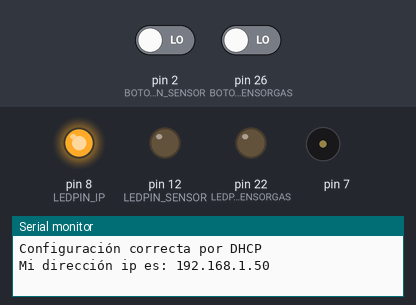
Recording of a sketch running on a simulated Arduino Mega 2560, built with avr-gcc and run on an emulated ATmega2560. On the bench: output pins drawn as LEDs (lit = HIGH), buzzer (waves = sounding), the last lines printed to the serial monitor. Inputs (shaded band) come from the test bench; at power-on: pin 2 (BOTONPIN_SENSOR) LOW, pin 26 (BOTONPIN_SENSORGAS) LOW. WiFi joins after 1.5 s; servers stay silent unless stated; uploads are accepted with an empty reply.

Above: at 4.9 s.
5.0 s: pin 2 (BOTONPIN_SENSOR) driven HIGH
At 7.3 s:
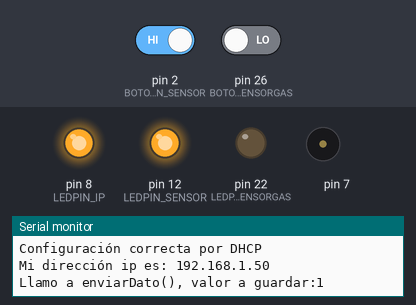
8.0 s: pin 26 (BOTONPIN_SENSORGAS) driven HIGH
At 10.8 s:
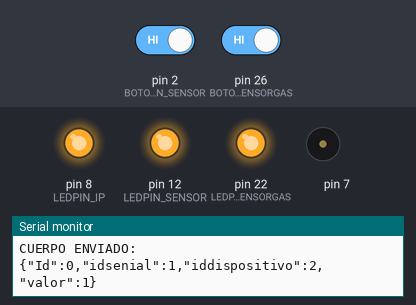
11.0 s: pin 2 (BOTONPIN_SENSOR) driven LOW
At 13.8 s:
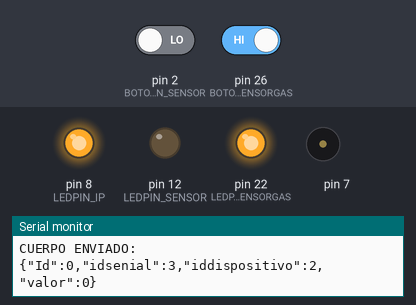
14.0 s: pin 26 (BOTONPIN_SENSORGAS) driven LOW
At 16.6 s:
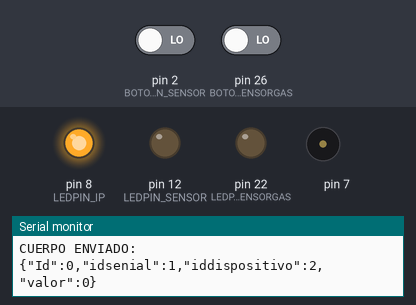
Timing chart, 0 to 18.0 s (numbered marks = the images above; inputs shaded):
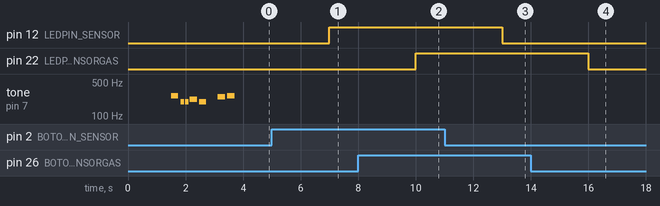

The sketch:

version1.ino
```cpp
#include <Ethernet.h>
#include <SPI.h>

#include "pitches.h"
int melody[] = {
  NOTE_C4, NOTE_G3, NOTE_G3, NOTE_A3, NOTE_G3, 0, NOTE_B3, NOTE_C4
};

// note durations: 4 = quarter note, 8 = eighth note, etc.:
int noteDurations[] = {
  4, 8, 8, 4, 4, 4, 4, 4
};

byte mac[] = { 0x00, 0xAA, 0xBB, 0xCC, 0xDE, 0x01 }; // RESERVED MAC ADDRESS
  byte ip[] = { 192, 168, 1, 111 };
  byte gateway[] = { 192, 168, 1, 1 };
  byte subnet[] = { 255, 255, 255, 0 };


EthernetClient client;

const int LEDPIN_IP = 8; // LED DE DHCP
const int LEDPIN_SENSOR = 12; // LED DE BOTON
const int LEDPIN_SENSORGAS = 22; // LED DE BOTON
const int BOTONPIN_SENSOR = 2;
const int BOTONPIN_SENSORGAS = 26;

int buttonState = 0;
int buttonStateGas = 0;
int ultimoEstado=0;
int ultimoEstadoGas=0;

String data;

void setup() {

  pinMode(LEDPIN_IP, OUTPUT);
  pinMode(LEDPIN_SENSOR, OUTPUT);
  pinMode(BOTONPIN_SENSOR, INPUT);
  pinMode(LEDPIN_SENSORGAS, OUTPUT);
  pinMode(BOTONPIN_SENSORGAS, INPUT);
   pinMode(7, OUTPUT);
	Serial.begin(115200);
 //   Ethernet.begin(mac,ip,gateway,gateway,subnet);
  	if (   Ethernet.begin(mac) == 0) {
		Serial.println("Fallo la configuración por DHCP");
	}
 else{

    Serial.println("Configuración correcta por DHCP");
    imprimirIP();
    musica();
    digitalWrite(LEDPIN_IP, HIGH);
  }

	client.setTimeout(10000);

}

void loop(){
   buttonState = digitalRead(BOTONPIN_SENSOR);
	 if (buttonState != ultimoEstado) {
    delay(2000);
      buttonState = digitalRead(BOTONPIN_SENSOR);
       if (buttonState != ultimoEstado) {
            if(buttonState == 1){
             ultimoEstado=1;
             digitalWrite(LEDPIN_SENSOR, HIGH);
             enviarDato("1","3");
            } else {
             ultimoEstado=0;
             digitalWrite(LEDPIN_SENSOR, LOW);
             enviarDato("0","3");
            }
       }
    }

      buttonStateGas = digitalRead(BOTONPIN_SENSORGAS);
   if (buttonStateGas != ultimoEstadoGas) {
    delay(2000);
      buttonStateGas = digitalRead(BOTONPIN_SENSORGAS);
       if (buttonStateGas != ultimoEstadoGas) {
            if(buttonStateGas == 1){
             ultimoEstadoGas=1;
             digitalWrite(LEDPIN_SENSORGAS, HIGH);

             enviarDato("1","1");
            } else {
             ultimoEstadoGas=0;
             digitalWrite(LEDPIN_SENSORGAS, LOW);

             enviarDato("0","1");
            }
       }
    }


}

void imprimirIP()
{
  Serial.print("Mi dirección ip es: ");
  for (byte thisByte = 0; thisByte < 4; thisByte++) {
    // print the value of each byte of the IP address:
    Serial.print(Ethernet.localIP()[thisByte], DEC);
    if(thisByte != 3) { Serial.print(".");}
  }

  Serial.println();
}

void enviarDato(String parametroValor, String parametroSenal){
Serial.print("Llamo a enviarDato(), valor a guardar:");
Serial.println(parametroValor);

//if ((parametro == "1" && digitalRead(BOTONPIN_SENSOR) == 0) || (parametro == "0" && digitalRead(BOTONPIN_SENSOR) == 1) ){
//  Serial.println("El evento no se mantuvo por al menos 2 segundos, no se enviará al servidor");
//  return;
//  }
// data = "{\"Id_Arduino\":234,\"Id_Senal\":2,\"N_Valor\":"+parametro+"}";
data="{";
data+="\"Id\":0,";
data+="\"idsenial\":"+parametroSenal+",";
data+="\"iddispositivo\":2,";
data+="\"valor\":"+parametroValor;
data+="}";


   if (client.connected()) {
    client.stop();  // DISCONNECT FROM THE SERVER
  }
if (client.connect("proyectofinal2018.ddns.net",8080)) { // REPLACE WITH YOUR SERVER ADDRESS

    client.println("POST /api/Eventos HTTP/1.1");
    client.println("HOST: proyectofinal2018.ddns.net"); // SERVER ADDRESS HERE TOO
    client.println("Content-Type: application/json");
    //client.println("Cache-Control: no-cache");

    client.print("Content-Length: ");
    client.println(data.length());
    client.println();
    client.println(data);
    client.println();
    delay(100);
    Serial.println("Conexión con server exitosa");
    Serial.println("CUERPO ENVIADO:");
    Serial.println(data);
  }
  else{
     Serial.println("Fallo la conexión con el servidor");
    }
  if (client.connected()) {
    client.stop();  // DISCONNECT FROM THE SERVER
  }
}

void musica(){
    for (int thisNote = 0; thisNote < 8; thisNote++) {

    // to calculate the note duration, take one second divided by the note type.
    //e.g. quarter note = 1000 / 4, eighth note = 1000/8, etc.
    int noteDuration = 1000 / noteDurations[thisNote];
    tone(7, melody[thisNote], noteDuration);

    // to distinguish the notes, set a minimum time between them.
    // the note's duration + 30% seems to work well:
    int pauseBetweenNotes = noteDuration * 1.30;
    delay(pauseBetweenNotes);
    // stop the tone playing:
    noTone(7);
  }
}
```

pitches.h
```cpp
/*************************************************
 * Public Constants
 *************************************************/

#define NOTE_B0  31
#define NOTE_C1  33
#define NOTE_CS1 35
#define NOTE_D1  37
#define NOTE_DS1 39
#define NOTE_E1  41
#define NOTE_F1  44
#define NOTE_FS1 46
#define NOTE_G1  49
#define NOTE_GS1 52
#define NOTE_A1  55
#define NOTE_AS1 58
#define NOTE_B1  62
#define NOTE_C2  65
#define NOTE_CS2 69
#define NOTE_D2  73
#define NOTE_DS2 78
#define NOTE_E2  82
#define NOTE_F2  87
#define NOTE_FS2 93
#define NOTE_G2  98
#define NOTE_GS2 104
#define NOTE_A2  110
#define NOTE_AS2 117
#define NOTE_B2  123
#define NOTE_C3  131
#define NOTE_CS3 139
#define NOTE_D3  147
#define NOTE_DS3 156
#define NOTE_E3  165
#define NOTE_F3  175
#define NOTE_FS3 185
#define NOTE_G3  196
#define NOTE_GS3 208
#define NOTE_A3  220
#define NOTE_AS3 233
#define NOTE_B3  247
#define NOTE_C4  262
#define NOTE_CS4 277
#define NOTE_D4  294
#define NOTE_DS4 311
#define NOTE_E4  330
#define NOTE_F4  349
#define NOTE_FS4 370
#define NOTE_G4  392
#define NOTE_GS4 415
#define NOTE_A4  440
#define NOTE_AS4 466
#define NOTE_B4  494
#define NOTE_C5  523
#define NOTE_CS5 554
#define NOTE_D5  587
#define NOTE_DS5 622
#define NOTE_E5  659
#define NOTE_F5  698
#define NOTE_FS5 740
#define NOTE_G5  784
#define NOTE_GS5 831
#define NOTE_A5  880
#define NOTE_AS5 932
#define NOTE_B5  988
#define NOTE_C6  1047
#define NOTE_CS6 1109
#define NOTE_D6  1175
#define NOTE_DS6 1245
#define NOTE_E6  1319
#define NOTE_F6  1397
#define NOTE_FS6 1480
#define NOTE_G6  1568
#define NOTE_GS6 1661
#define NOTE_A6  1760
#define NOTE_AS6 1865
#define NOTE_B6  1976
#define NOTE_C7  2093
#define NOTE_CS7 2217
#define NOTE_D7  2349
#define NOTE_DS7 2489
#define NOTE_E7  2637
#define NOTE_F7  2794
#define NOTE_FS7 2960
#define NOTE_G7  3136
#define NOTE_GS7 3322
#define NOTE_A7  3520
#define NOTE_AS7 3729
#define NOTE_B7  3951
#define NOTE_C8  4186
#define NOTE_CS8 4435
#define NOTE_D8  4699
#define NOTE_DS8 4978
```

Measured:
- after the input at 5.0 s, pin 12 (LEDPIN_SENSOR): LOW → HIGH after 2.0 s
- after the input at 8.0 s, pin 22 (LEDPIN_SENSORGAS): LOW → HIGH after 2.0 s
- after the input at 11.0 s, pin 12 (LEDPIN_SENSOR): HIGH → LOW after 2.0 s
- after the input at 14.0 s, pin 22 (LEDPIN_SENSORGAS): HIGH → LOW after 2.0 s
